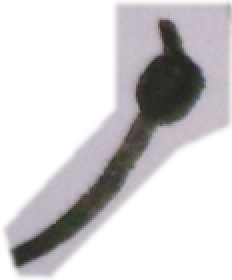
#> input picture scenes/sc07-van/assets/fc_arm.png, 116 x 140 px, given in place of 13_5.jpg, which was not available (shown 2 times larger)
$ python prepare_pictures.py
#> lines starting #> are read from the running program, lines starting #| are printed output that depends on the picture; after the words box and inside, x2 and y2 are one past the last pixel; in counts of white or black regions, pixels touching at a corner belong together
### tools/picture_tricks.py
"""
picture_tricks.py  -  the picture tools every scene's prepare_pictures.py uses.

  open_master(name)        open a master photo the right way up
  cut_to_width(...)        cut a box out of it, resized to 1280 wide
  ink_strength(img)        how "inky" each pixel is (dark pen lines)
  lift_ink(...)            make a see-through PNG of just the ink
  fill_inside(ink, box)    ink PLUS everything inside its outline (solid shapes)
  rub_out(...)             paint over things so they disappear from a background
  feather(img, colour)     blend a picture's edges into a flat colour

A scene uses them like this (see scenes/sc03-flight/tools/prepare_pictures.py):

    import sys; sys.path.insert(0, str(STORY / "tools"))
    from picture_tricks import *

(Scenes 1 and 2 were made before this file existed and keep their own copies.)
"""
from pathlib import Path

import numpy as np
from PIL import Image, ImageOps, ImageFilter, ImageDraw

STORY = Path(__file__).resolve().parents[1]  # .../storybook
WIDTH = 1280                                 # every background is made this wide


def open_master(name, rotate_clockwise=0):
    """Open a master photo the right way up, and work out the scale factor.
    rotate_clockwise: the same number as in index/images.csv for this photo
    (some photos were taken sideways)."""
    img = ImageOps.exif_transpose(Image.open(STORY / "originals" / name)).convert("RGB")
    if rotate_clockwise:
        img = img.rotate(-rotate_clockwise, expand=True)   # rotate() turns anti-clockwise
    # Working copies are 1000 px on their LONG side, so that's our ruler
    return img, max(img.size) / 1000

# [10 lines left out: function cut_to_width, not called in this run]


def ink_strength(img):
    """0..255 for every pixel: how much darker it is than the paper nearby.

    We judge darkness by each pixel's BRIGHTEST colour (red, green or blue).
    Black pen is dark in all three, but red paint is still bright in red,
    so the red watercolour doesn't get mistaken for ink."""
    bright = Image.fromarray(np.asarray(img).max(axis=2))
    grey = np.asarray(bright, dtype=np.float32)
    # The lightest pixel within a small square = the paper colour there.
    paper = np.asarray(bright.filter(ImageFilter.MaxFilter(15))
                       .filter(ImageFilter.GaussianBlur(6)), dtype=np.float32)
    darker = paper - grey
    # Below 22 is just paper texture; from there it ramps up to solid quickly.
    return np.clip((darker - 22) * 5, 0, 255)


# [7 lines left out: function lift_ink, not called in this run]


def fill_holes(pic, good):
    """Fill the holes in a picture from the colours around them.

    "Push-pull": shrink the picture to half size again and again (holes
    get smaller each time, until they vanish), then grow it back,
    using the small, hole-free versions to fill the holes at each size.
    pic:  the picture (height x width x 3);  good: 1 = keep, 0 = hole."""
    h, w = good.shape
    if min(h, w) <= 2 or good.min() > 0.99:
        return pic
    # Shrink: average each 2x2 block, counting only the good pixels
    H, W = (h + 1) // 2 * 2, (w + 1) // 2 * 2
    pp = np.zeros((H, W, 3), np.float32); pp[:h, :w] = pic * good[..., None]
    gg = np.zeros((H, W), np.float32);    gg[:h, :w] = good
    sum_p = pp.reshape(H // 2, 2, W // 2, 2, 3).sum(axis=(1, 3))
    sum_g = gg.reshape(H // 2, 2, W // 2, 2).sum(axis=(1, 3))
    small = sum_p / np.maximum(sum_g, 1e-6)[..., None]
    small = fill_holes(small, np.minimum(sum_g, 1))           # fill the smaller one first
    # Grow it back smoothly to full size
    big = np.stack([np.asarray(Image.fromarray(small[..., c].astype(np.float32), "F")
                               .resize((W, H), Image.BILINEAR)) for c in range(3)], -1)[:h, :w]
    return pic * good[..., None] + big * (1 - good[..., None])


# [18 lines left out: function rub_out, not called in this run]


def feather(img, colour, px=60):
    """Blend the edges of a picture into a flat colour, so it sits on a
    plain background of that colour without a hard line around it."""
    w, h = img.size
    edge = np.ones((h, w), np.float32)
    ramp = np.linspace(0, 1, px)
    edge[:px, :] *= ramp[:, None]; edge[-px:, :] *= ramp[::-1][:, None]
    edge[:, :px] *= ramp[None, :]; edge[:, -px:] *= ramp[None, ::-1]
    flat = np.array(colour, np.float32)
    out = np.asarray(img, np.float32) * edge[..., None] + flat * (1 - edge[..., None])
    return Image.fromarray(out.astype(np.uint8))


def fill_inside(ink, region):
    """For a head: the outline's ink PLUS everything inside the outline,
    so the pale face comes too (not just its lines).
    How: paint the outside of the head starting from a corner, like the
    paint-bucket tool. Whatever the paint can't reach is inside the head."""
    x0, y0, x1, y1 = region
    lines = Image.fromarray(((ink[y0:y1, x0:x1] > 40) * 255).astype(np.uint8))
    lines = lines.filter(ImageFilter.MaxFilter(5))   # fatten lines to close tiny gaps
    lines = Image.fromarray(np.pad(np.asarray(lines), 2)).copy()   # a border so paint flows
                                                     # all round (.copy() so it can be painted)
    ImageDraw.floodfill(lines, (0, 0), 128)          # 128 = "outside"
    inside = (np.asarray(lines)[2:-2, 2:-2] != 128) * 255
    # Solid inside the head, and the normal soft ink for hair etc. outside it
    solid = np.asarray(Image.fromarray(inside.astype(np.uint8))
                       .filter(ImageFilter.GaussianBlur(1.5)), np.float32)
    return np.maximum(solid, ink[y0:y1, x0:x1])

### scenes/sc07-van/tools/prepare_pictures.py
"""
prepare_pictures.py  -  cut the pictures for EPISODE 7 "A Van, A Man & a Plan"

  PANEL 1  "At the wheel"        IMG-027 (master 13_5.jpg): Spud Enda, glasses on
  PANEL 2  "VROOOOM"             IMG-026 (master 13_4.jpg), bottom picture
  PANEL 3  "BAM"                 IMG-028 (master 14_1.jpg), top picture + its words
  PANEL 4  "FIVE MINUTES LATER"  IMG-028, the yellow panel + "Hoo boy..."
  PANEL 5  "Today's driving forecast"  IMG-029 (master 14_2.jpg)

Boxes are measured on the working copies (working/IMG-0xx.jpg, 1000 px
on the long side). The picture tools live in storybook/tools/picture_tricks.py.

Each picture is fitted into the screen (1280 x 900) and sits on the
book's yellow paper. The sprites are cut out of it, and rubbed out of
the background, so they can move.

Makes, in ../assets/:
  van_driver.jpg        Spud Enda at the wheel (the picture only)
  van_vroom_blank.jpg   the VROOOOM panel with NO van, words or "VROOOOM"
  van_van.png           the van (with its speed lines)
  van_vroom.png         "VROOOOM"
  van_herewego.png      "Here we go!"
  van_bam_blank.jpg     the BAM panel with NO van and no "BAM"
  van_bam_van.png       the crashed van
  van_bam.png           "BAM"
  van_crashed.png       "...and promptly crashed into the barrier of the car park!"
  van_five.png          the "FIVE MINUTES LATER" panel
  van_hooboy.png        "Hoo boy, these local drivers sure do have a bee in their bonnet!"
  van_forecast.jpg      "Today's driving forecast" (as drawn)
  fc_blank.jpg          the forecast with only its title
  fc_dial.png (no pointer), fc_face.png, fc_brows.png, fc_wheel.png,
  fc_cab.png (no arm), fc_arm.png, fc_tyre.png, fc_blue.png, fc_pink.png,
  fc_burnt.png          each drawing on the forecast, to animate

And layout.js (window.LAYOUT7): where everything goes, in screen pixels.

Run:   python3 tools/prepare_pictures.py     then   python3 make_offline.py
"""
import json
import sys
from pathlib import Path

HERE = Path(__file__).resolve().parent
SCENE = HERE.parent
OUT = SCENE / "assets"
sys.path.insert(0, str(HERE.parents[2] / "tools"))  # storybook/tools
from picture_tricks import *                         # open_master, ink_strength, ...

layout = {}
PAPER = (244, 234, 172)          # the book's pale yellow page
W, H = 1280, 900                 # the screen
INK = (28, 26, 24)               # an even black, for printed words

def save_png(name, rgb_img, alpha):
    im = rgb_img.convert("RGBA")
    im.putalpha(Image.fromarray(np.clip(alpha, 0, 255).astype(np.uint8)))
    im.save(OUT / (name + ".png"))
    print(name + ".png", im.size)

def grow(mask, size):
    """Make a mask a little fatter (size = how many pixels across)."""
    return np.asarray(Image.fromarray(np.clip(mask, 0, 255).astype(np.uint8))
                      .filter(ImageFilter.MaxFilter(size)), np.float32)

def polygon_mask(size, points, blur=1.2):
    """A see-through mask: 255 inside the polygon, 0 outside."""
    m = Image.new("L", size, 0)
    ImageDraw.Draw(m).polygon(points, fill=255)
    if blur:
        m = m.filter(ImageFilter.GaussianBlur(blur))
    return np.asarray(m, np.float32)


class Picture:
    """One box cut from a master photo and resized to fit a space on the
    screen. It remembers where it goes, and turns working-copy points
    into pixels on itself (pt) or on the screen (screen)."""
    def __init__(self, master_name, rotate, box, fit_w, fit_h, at_x=None, at_y=None):
        master, s = open_master(master_name, rotate)
        piece = master.crop(tuple(round(v * s) for v in box))
        k = min(fit_w / piece.width, fit_h / piece.height)
        self.img = piece.resize((round(piece.width * k), round(piece.height * k)), Image.LANCZOS)
        self.box, self.zoom = box, s * k
        # where its top-left corner goes on the screen (default: centred)
        self.x = (W - self.img.width) // 2 if at_x is None else at_x
        self.y = (H - self.img.height) // 2 if at_y is None else at_y
        self.rgb = np.asarray(self.img, np.float32)
        self.ink = ink_strength(self.img)
        self.hole = np.zeros(self.ink.shape, np.float32)       # what to rub out

    def pt(self, x, y):
        return round((x - self.box[0]) * self.zoom), round((y - self.box[1]) * self.zoom)

    def pbox(self, box):
        (a, b), (c, d) = self.pt(*box[:2]), self.pt(*box[2:])
        return max(a, 0), max(b, 0), min(c, self.img.width), min(d, self.img.height)

    def place(self, name, x, y):
        layout[name] = {"x": x + self.x, "y": y + self.y}

    def words(self, name, box, colour=None, keep_below=None):
        """Lift hand-written or printed words off the picture (just the ink)."""
        b = self.pbox(box)
        a = self.ink[b[1]:b[3], b[0]:b[2]].copy()
        rgb = self.img.crop(b) if colour is None else Image.new("RGB", (b[2] - b[0], b[3] - b[1]), colour)
        save_png(name, rgb, a)
        self.place(name, b[0], b[1])
        self.hole[b[1]:b[3], b[0]:b[2]] = np.maximum(self.hole[b[1]:b[3], b[0]:b[2]], a)

    def solid(self, name, box, outline):
        """A drawn thing (like a van): its outline and everything inside it,
        only inside a rough hand-traced outline (so nothing touching it comes
        too)."""
        b = self.pbox(box)
        a = np.zeros_like(self.ink)
        a[b[1]:b[3], b[0]:b[2]] = fill_inside(self.ink, b)
        a = np.minimum(a, polygon_mask(self.img.size, [self.pt(x, y) for x, y in outline], 1.5))
        save_png(name, self.img.crop(b), a[b[1]:b[3], b[0]:b[2]])
        self.place(name, b[0], b[1])
        self.hole = np.maximum(self.hole, a)

    def blank(self, name, grow_by=11):
        """The picture with everything cut out rubbed out (filled from the
        plain colours around it), on the yellow paper, saved as a jpg."""
        hole = grow(self.hole, grow_by) > 10
        good = (~hole & (self.ink < 25)).astype(np.float32)
        fill = fill_holes(self.rgb, good)
        fill = np.asarray(Image.fromarray(np.clip(fill, 0, 255).astype(np.uint8)).filter(ImageFilter.GaussianBlur(2)), np.float32)
        fill = fill + np.random.default_rng(len(name)).normal(0, 3, fill.shape[:2])[..., None]   # paper grain
        soft = np.asarray(Image.fromarray((hole * 255).astype(np.uint8)).filter(ImageFilter.GaussianBlur(2)),
                          np.float32)[..., None] / 255
        clean = Image.fromarray(np.clip(self.rgb * (1 - soft) + fill * soft, 0, 255).astype(np.uint8))
        self.save_on_paper(name, clean)

    def save_on_paper(self, name, img=None):
        page = Image.new("RGB", (W, H), PAPER)
        page.paste(feather(img or self.img, PAPER, 16), (self.x, self.y))
        page.save(OUT / (name + ".jpg"), quality=88)
        print(name + ".jpg")


# =====================================================================
#  PANEL 1: Spud Enda at the wheel (IMG-027)
# =====================================================================
# Saved on its own (not on paper), so main.js can zoom it in and out.
driver = Picture("13_5.jpg", 270, (155, 160, 850, 690), W - 60, H - 40)
#> in __init__, `master, s = open_master(master_name, rotate)`: s = 0.14
#> in __init__, `piece = master.crop(tuple(round(v * s) for v in box))`:
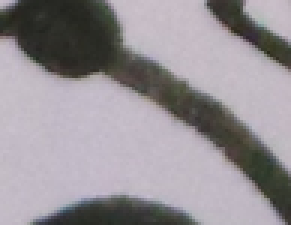
#> piece: PIL image 97x75 RGB (shown 3 times larger); mean R, G, B 149.9, 144.6, 149.4
#> in __init__, `self.box, self.zoom = box, s * k`: self.box = (155, 160, 850, 690); self.zoom = 1.61
driver.img.save(OUT / "van_driver.jpg", quality=90)
print("van_driver.jpg", driver.img.size)
#| van_driver.jpg (1112, 860)
layout["van_driver"] = {"x": driver.x, "y": driver.y}
# Places to zoom in on (pixels on the picture): his eyes, and his hands
# on the steering wheel
layout["van_eyes"] = list(driver.pt(490, 288))
layout["van_hands"] = list(driver.pt(515, 610))


# =====================================================================
#  PANEL 2: VROOOOM (IMG-026, bottom picture)
# =====================================================================
vroom = Picture("13_4.jpg", 270, (252, 318, 845, 634), W, H)
#> call 2 of __init__, with master_name = '13_4.jpg', rotate = 270, box = (252, 318, 845, 634), fit_w = 1280, fit_h = 900
#> call 2 of open_master, with name = '13_4.jpg', rotate_clockwise = 270
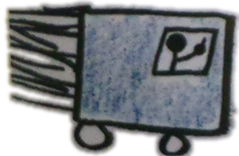
#> input picture scenes/sc07-van/assets/fc_blue.png, 239 x 156 px, given in place of 13_4.jpg, which was not available
#> in open_master (call 2), `img = img.rotate(-rotate_clockwise, expand=True)`:
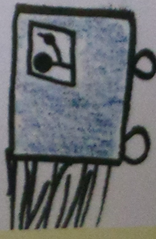
#> img: PIL image 156x239 RGB; mean R, G, B 105, 107.6, 109.9
#> in __init__ (call 2), `master, s = open_master(master_name, rotate)`: s = 0.239
#> in __init__ (call 2), `piece = master.crop(tuple(round(v * s) for v in box))`:
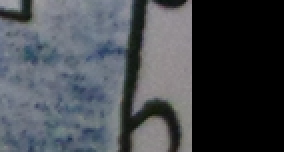
#> piece: PIL image 142x76 RGB (shown 2 times larger); mean R, G, B 69.5, 73.6, 79
#> in __init__ (call 2), `self.box, self.zoom = box, s * k`: self.box = (252, 318, 845, 634); self.zoom = 2.15
vroom.words("van_vroom", (264, 338, 606, 411))
#> in pbox, `(a, b), (c, d) = self.pt(*box[:2]), self.pt(*box[2:])`: a = 26; b = 43; c = 763; d = 200
#> in words, `b = self.pbox(box)`: b = (26, 43, 763, 200)
#| van_vroom.png (737, 157)
vroom.words("van_herewego", (590, 424, 688, 486))
#> call 2 of words, with name = 'van_herewego', box = (590, 424, 688, 486)
#> in words (call 2), `b = self.pbox(box)`: b = (728, 228, 939, 362)
#| van_herewego.png (211, 134)
#> in words (call 2), `self.hole[b[1]:b[3], b[0]:b[2]] = np.maximum(self.hole[b[1]:b[3], b[0]..`:
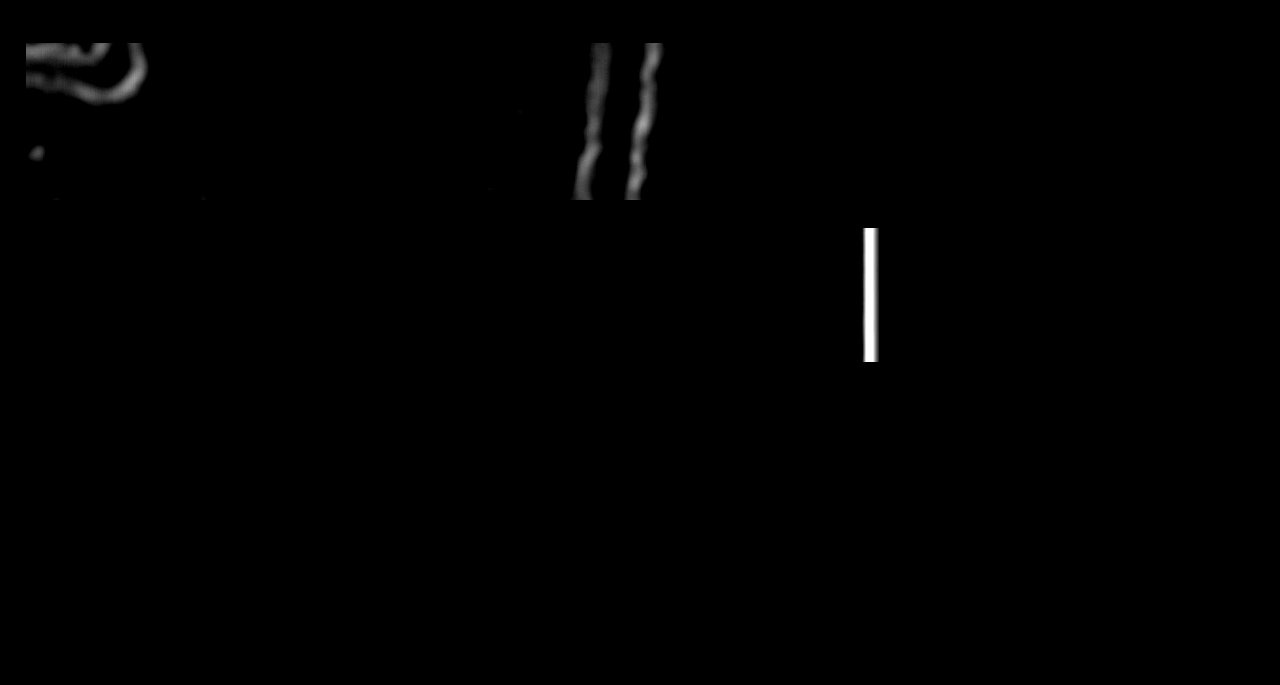
#> self.hole: shape (685, 1280) float32; min 0, max 255, mean 1.2
VAN = [(262, 413), (600, 413), (602, 606), (585, 622), (262, 626)]
vroom.solid("van_van", (262, 411, 604, 627), VAN)
#> in solid, `b = self.pbox(box)`: b = (22, 200, 758, 666)
#> in fill_inside, `x0, y0, x1, y1 = region`: x0 = 22; y0 = 200; x1 = 758; y1 = 666
#> in fill_inside, `lines = Image.fromarray(((ink[y0:y1, x0:x1] > 40) * 255).astype(np.uin..`:
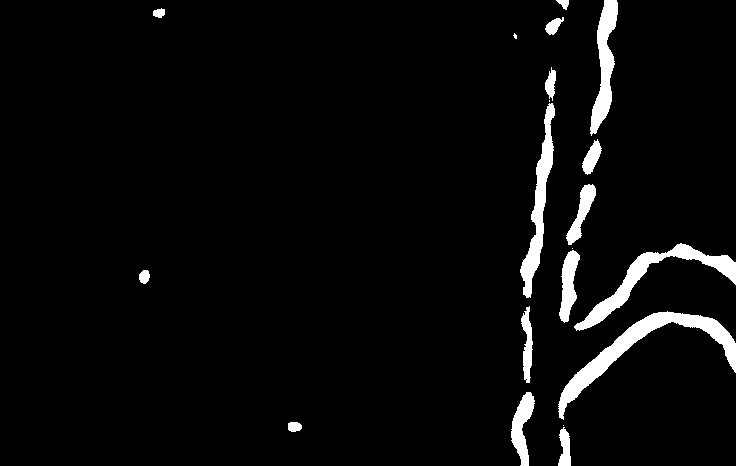
#> lines: PIL image 736x466 L; 4.1% white; 20 white regions (4 under 20 px), largest, box (x1, y1, x2, y2) and area: (558, 311, 736, 420) 3362, (574, 243, 736, 331) 2453, (520, 103, 555, 298) 2056
#> in fill_inside, `lines = lines.filter(ImageFilter.MaxFilter(5))`: lines: PIL image 736x466 L; 6.2% white; 14 white regions, largest, box (x1, y1, x2, y2) and area: (556, 309, 736, 422) 4670, (572, 241, 736, 333) 3552, (518, 65, 558, 300) 3472
#> in fill_inside, `lines = Image.fromarray(np.pad(np.asarray(lines), 2)).copy()`: lines: PIL image 740x470 L; 6.1% white; 14 white regions, largest, box (x1, y1, x2, y2) and area: (558, 311, 738, 424) 4670, (574, 243, 738, 335) 3552, (520, 67, 560, 302) 3472
#> in polygon_mask, `m = Image.new("L", size, 0)`: m: PIL image 1280x685 L; every value is 0
#> in polygon_mask, `ImageDraw.Draw(m).polygon(points, fill=255)`: m: PIL image 1280x685 L; 37.9% white; 1 white region, box (x1, y1, x2, y2) and area: (22, 205, 755, 665) 331874
#> call 3 of save_png, with name = 'van_van'
#> in save_png (call 3), `im.putalpha(Image.fromarray(np.clip(alpha, 0, 255).astype(np.uint8)))`:
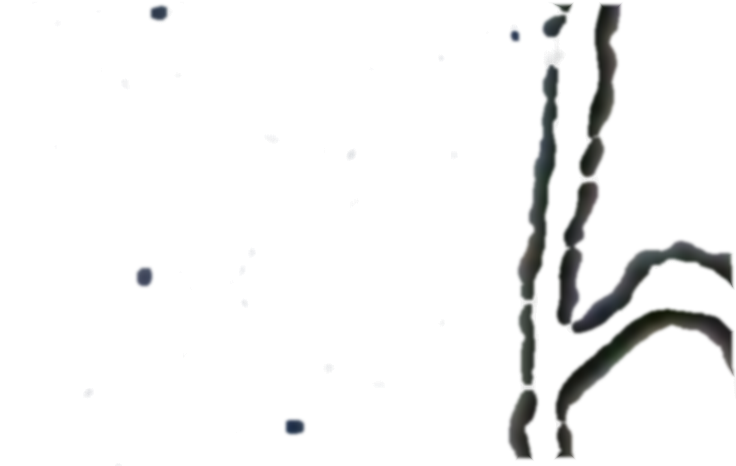
#> im: PIL image 736x466 RGBA; mean R, G, B, A 96.5, 104.6, 113.9, 15.3; transparent parts drawn white
#| van_van.png (736, 466)
vroom.blank("van_vroom_blank")
# The van stops when its front reaches the yellow post: how far is that?
layout["van_to_post"] = vroom.pt(664, 0)[0] - vroom.pt(601, 0)[0]


# =====================================================================
#  PANEL 3: BAM (IMG-028, top picture), with its two lines of words below
# =====================================================================
bam = Picture("14_1.jpg", 270, (178, 48, 875, 498), W - 280, 640, at_y=24)
# "BAM": only below the panel's top edge (the frame line runs close to it)
bb = bam.pbox((364, 62, 714, 214))
#> bb = (263, 20, 759, 235)
under_frame = polygon_mask(bam.img.size, [bam.pt(x, y) for x, y in
                                           [(364, 70), (714, 90), (714, 214), (364, 214)]], 1.5)
bam_a = np.minimum(bam.ink, under_frame)[bb[1]:bb[3], bb[0]:bb[2]]
save_png("van_bam", bam.img.crop(bb), bam_a)
#| van_bam.png (496, 215)
bam.place("van_bam", bb[0], bb[1])
bam.hole[bb[1]:bb[3], bb[0]:bb[2]] = np.maximum(bam.hole[bb[1]:bb[3], bb[0]:bb[2]], bam_a)
CRASHED_VAN = [(352, 208), (736, 212), (736, 458), (645, 458), (642, 489), (558, 489), (555, 458),
               (495, 458), (492, 490), (403, 490), (400, 458), (352, 458)]
bam.solid("van_bam_van", (348, 204, 740, 492), CRASHED_VAN)
#| van_bam_van.png (555, 408)
bam.blank("van_bam_blank")

# The two lines below it: printed words, so lifted as even black ink
words = Picture("14_1.jpg", 270, (176, 503, 538, 576), 900, 160, at_y=700)
save_png("van_crashed", Image.new("RGB", words.img.size, INK), words.ink)
#| van_crashed.png (773, 160)
layout["van_crashed"] = {"x": words.x, "y": words.y}


# =====================================================================
#  PANEL 4: FIVE MINUTES LATER, and "Hoo boy..."
# =====================================================================
five = Picture("14_1.jpg", 270, (553, 491, 907, 717), 940, 600, at_y=30)
five_a = polygon_mask(five.img.size, [(0, 0), (five.img.width, 0), (five.img.width, five.img.height),
                                      (0, five.img.height)], 0)
save_png("van_five", five.img, feather(Image.fromarray(five_a.astype(np.uint8)).convert("RGB"), (0, 0, 0), 12).getchannel("R"))
#| van_five.png (940, 597)
layout["van_five"] = {"x": five.x, "y": five.y}

hoo = Picture("14_1.jpg", 270, (174, 612, 538, 717), 860, 230, at_y=650)
save_png("van_hooboy", Image.new("RGB", hoo.img.size, INK), hoo.ink)
#| van_hooboy.png (800, 230)
layout["van_hooboy"] = {"x": hoo.x, "y": hoo.y}


# =====================================================================
#  PANEL 5: Today's driving forecast (IMG-029)
# =====================================================================
#> (the run stopped early here; a loop or call above may not have finished)
